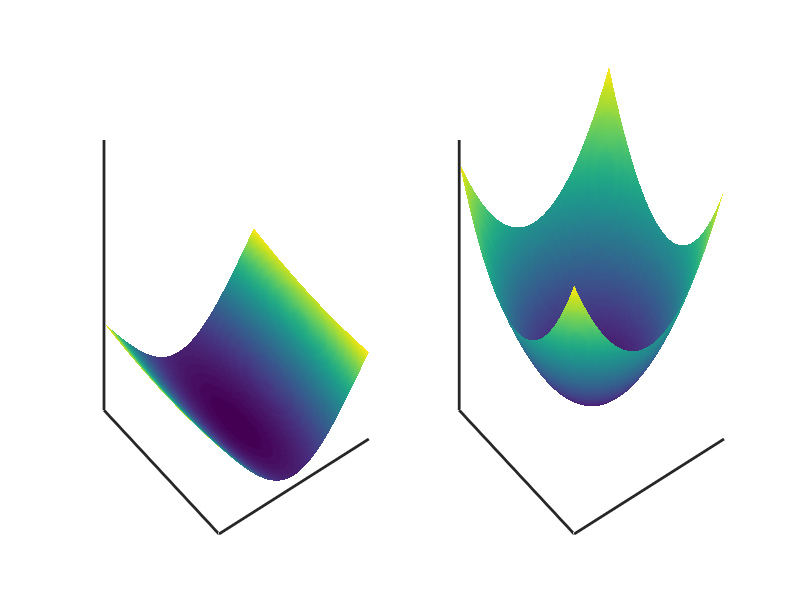

Write the MATLAB code that produced this figure. (Note: this script raises an error after producing the figure.)

% quickly plot a well-conditioned and pooorly conditioned surface
% for the condition number plot
close all;
figure(1);
hold on;
set(gcf, 'Position', get(0, 'Screensize'));

% Define the x and y ranges
x = linspace(-1, 1, 100);
y = linspace(-1, 1, 100);
[X, Y] = meshgrid(x, y);

% draw a narrow quadratic surface and a wide quadratic surface to show the difference
Z1 = X.^2 + 0.1*Y.^2 + 1;
Z2 = X.^2 + Y.^2 + .3;

% Plot the narrow surface
subplot(1, 2, 1);
surf(X, Y, Z1);
% title('Well-conditioned Surface');
% xlabel('x');
% ylabel('y');
% zlabel('z');
set(gca, 'LineWidth', 2);
set(gca, 'FontSize', 20);
set(gca, 'ZScale', 'log');
xticks([]);
yticks([]);
zticks([]);

shading interp;

% Plot the wide surface
subplot(1, 2, 2);
surf(X, Y, Z2);
% title('Poorly-conditioned Surface');
% xlabel('x');
% ylabel('y');
% zlabel('z');
set(gca, 'LineWidth', 2);
set(gca, 'FontSize', 20);
% set(gca, 'ZScale', 'log');

% don't draw lines on the surface
shading interp;

% no axis labels or ticks
xticks([]);
yticks([]);
zticks([]);

% background white
set(gcf, 'Color', 'w');



%%
use_marginalized_solver = true;
verbose = true;
fpath = "/home/alan/experimental_data/tiers/ros2/factor_graph.pyfg"; %TIER
% fpath = "/home/alan/experimental_data/highbay_single_drone/factor_graph.pyfg";
% fpath = "/tmp/pyfg/outfinite_nov1/fp_threshold_-99/rx_threshold_-99/lower_dist_1.0/upper_dist_999.0/range_window_0.5/compose_nth_pose_10/disable_outlier_rejection_/drop_all_robot_robot_ranges_/drop_all_robot_beacon_ranges_/loop_closure_--add_loop_closures/dist_offset_0.0/robot_robot_dist_offset_0.0/final.pyfg";
prob = parse_pyfg_text(fpath, use_marginalized_solver, verbose);
n = size(prob.Qmain, 1);
npose = prob.num_poses;
d = prob.dim;
l = prob.num_range_measurements;
t = prob.num_landmarks+prob.num_poses;
trans_idxs = prob.all_t_idxs;
range_idxs = prob.all_d_idxs;
rot_idxs = prob.all_R_idxs;
close all;

% QmainX = problem_data.Qmain * X;
%
% QtransX = problem_data.LeftOperatorRed * ...
%  (problem_data.LtransCholRed' \ ...
%     (problem_data.LtransCholRed \ ...
%         (problem_data.LeftOperatorRed' * X)));
%
% QX = QmainX - QtransX;

% Extract matrices
Q1 = prob.Qmain;
Lred = prob.LeftOperatorRed;
LchholRed = prob.LtransCholRed;

% Print the sizes of the matrices
fprintf("Q1 size: %dx%d\n", slkize(Q1, 1), size(Q1, 2));
fprintf("Lred size: %dx%d\n", size(Lred, 1), size(Lred, 2));
fprintf("LchholRed size: %dx%d\n", size(LchholRed, 1), size(LchholRed, 2));

% Plot the three matrices side by side with matching y-axis limits
figure(1);
hold on;
set(gcf, 'Position', get(0, 'Screensize'));

% Define the y-axis limits based on the maximum height among the matrices
yheight = max([size(Q1, 1), size(Lred, 1), size(LchholRed, 1)]);

% make the dots bigger
set(gca, 'LineWidth', 2);
set(gca, 'FontSize', 20);

% Plot Q1
subplot(1, 2, 1);
spy(Q1);
ylim([-0.5, yheight + 0.5]); % Ensure the y-axis range matches the height
title('');
xlabel('');
xticks([])
yticks([])
ylabel('');
set(gca, 'LineWidth', 2);
set(gca, 'FontSize', 20);


% Plot Lred
subplot(1, 2, 2);
spy(Lred);
ylim([0.5, yheight + 0.5]); % Ensure the y-axis range matches the height
title('');
xlabel('');
ylabel('');
xticks([])
yticks([])
set(gca, 'LineWidth', 2);
set(gca, 'FontSize', 20);


% % Plot LchholRed
% subplot(1, 3, 3)

% Adjust spacing between subplots for better readability
set(gcf, 'Position', get(0, 'Screensize'));

% set the background color to white
set(gcf, 'Color', 'w');

hold off;

figure(2)
spy(LchholRed);
% title('LchholRed');
xlabel('');
% ylabel('');
xticks([])
yticks([])
set(gcf, 'Color', 'w');
set(gca, 'LineWidth', 2);
set(gca, 'FontSize', 20);




%%

big_square_size = max(trans_idxs);
small_square_size = max(range_idxs);
trans_line = min(trans_idxs);
range_line = min(range_idxs);

% figure(1)
% spy(prob.Q);
% hold on;
% xline(trans_line, LineWidth=2, Color='black');
% yline(trans_line, LineWidth=2, Color='black');
% xline(range_line, LineWidth=2, Color='black');
% yline(range_line, LineWidth=2, Color='black');
% title(sprintf("Q size: %d", size(prob.Q, 1)));

% % make the figure for the marginalized data matrix
tic;
I = speye(small_square_size);
Qmarg = Qproduct(I, prob);
fprintf("Time to compute Qproduct: %f\n", toc);

% figure(2)
% spy(Qmarg);
% xline(trans_line, LineWidth=2, Color='black');
% yline(trans_line, LineWidth=2, Color='black');
% xline(range_line, LineWidth=2, Color='black');
% yline(range_line, LineWidth=2, Color='black');
% title(sprintf("Qmarg size: %d", size(Qmarg, 1)));

% % what is the relative size of the two matrices?
% rel_dim = size(Qmarg, 1) / size(prob.Q, 1);
% rel_nnzs = nnz(Qmarg) / nnz(prob.Q);
fprintf("Relative size of Qmarg to Q: %f\n", rel_dim);
fprintf("Relative nnzs of Qmarg to Q: %f\n", rel_nnzs);


% can we plot the spy of the two matrices side by side?
figure(3)
hold on;
set(gcf, 'Position', get(0, 'Screensize'));

% Plot the larger matrix
subplot(1, 2, 1);
spy(prob.Q);
axis([0, big_square_size, 0, big_square_size]); % Set axis limits to match the larger matrix
xline(trans_line, LineWidth=2, Color='black');
yline(trans_line, LineWidth=2, Color='black');
xline(range_line, LineWidth=2, Color='black');
yline(range_line, LineWidth=2, Color='black');
% title should be 'latex(Q) (Original Matrix)'
% title_str = sprintf('$$Q$$ (Original Matrix)');
% title(title_str, 'Interpreter', 'latex');

% Plot the smaller matrix
subplot(1, 2, 2);
spy(Qmarg);
axis([0, big_square_size, 0, big_square_size]); % Match axis limits of the larger matrix for proportion
xline(trans_line, LineWidth=2, Color='black');
yline(trans_line, LineWidth=2, Color='black');
xline(range_line, LineWidth=2, Color='black');
yline(range_line, LineWidth=2, Color='black');
% title_str = sprintf('$$Q_{marg}$$ (Marginalized Matrix)');
% title(title_str, 'Interpreter', 'latex');

% Add a main title with relative dimensions and non-zero entries
% sgtitle(sprintf("Relative size: %d%%, Relative nnzs: %d%%", round(rel_dim*100), round(rel_nnzs*100)));

% set the background color to white
set(gcf, 'Color', 'w');
